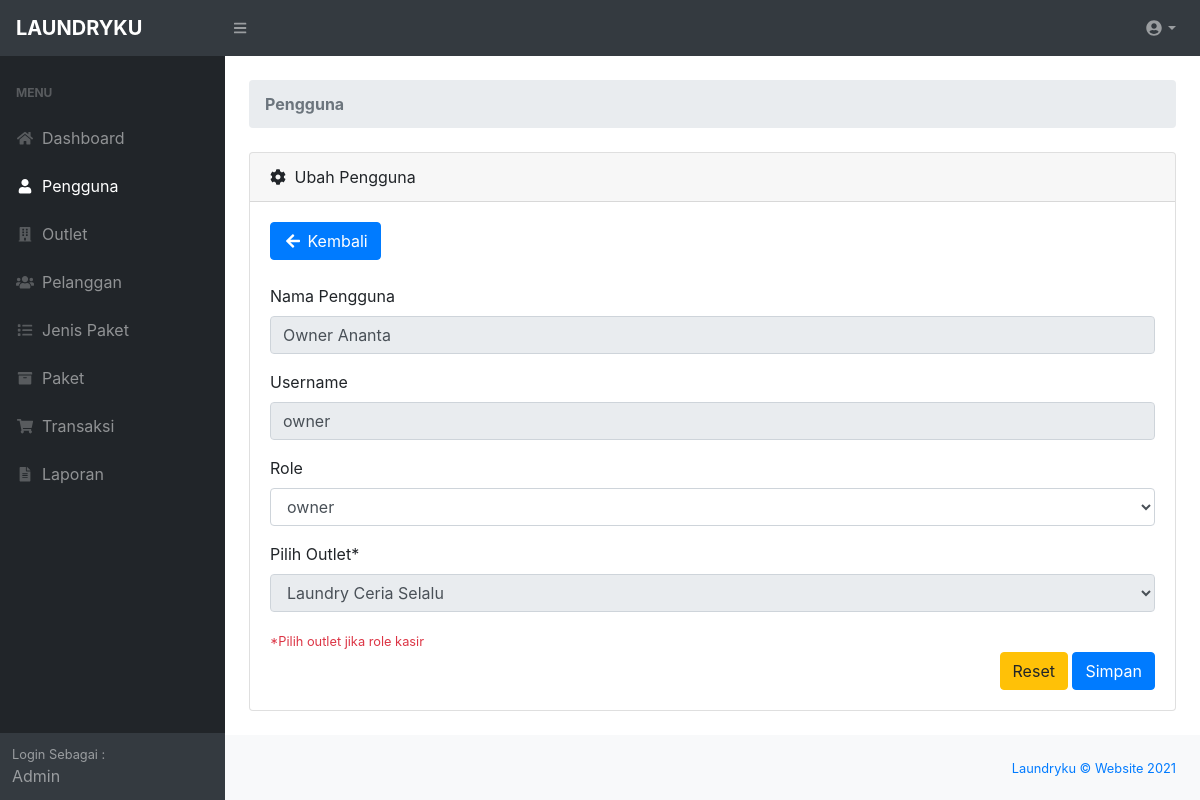
Screenshot of /admin/pengguna_ubah.php?id=5 (signed in) with the database file from the repository.
### tables this page shows
CREATE TABLE `tb_user` (
  `id_user` int(11) NOT NULL,
  `nama_user` varchar(100) NOT NULL,
  `username` varchar(32) NOT NULL,
  `password` varchar(150) DEFAULT NULL,
  `role` enum('admin','kasir','owner') NOT NULL,
  `id_outlet` int(11) DEFAULT NULL
);

### admin/functions.php (called while the page is built, shortened)
<?php
function ambildata($conn,$query){
    $data = mysqli_query($conn,$query);
    if (mysqli_num_rows($data) > 0) {
        while($row = mysqli_fetch_assoc($data)){
        $hasil[] = $row;
    }
    return $hasil;
    }
}
function ambilsatubaris($conn,$query){
    $db = mysqli_query($conn,$query);
    return mysqli_fetch_assoc($db);
}
?>

### admin/pengguna_ubah.php (the view, shortened to what this page needs)
<?php
require 'functions.php';
$role = ['admin','owner','kasir'];
$id_user = $_GET['id'];
$queryedit = "SELECT * FROM tb_user WHERE id_user = '$id_user'";
$edit = ambilsatubaris($conn,$queryedit);
$query = 'SELECT * FROM tb_outlet';
$data = ambildata($conn,$query);
require 'layout_header.php';
?>
<div id="layoutSidenav_content">
    <main>
        <div class="container-fluid">
            <ol class="breadcrumb mb-4">
                <li class="breadcrumb-item active"><b>Pengguna</b></li>
            </ol>
            <div class="card mb-4">
                <div class="card-header">
                    <i class="fas fa-cog mr-1"></i>
                    Ubah Pengguna
                </div>
                <div class="card-body">
                    <div class="col-m-6">
                        <a href="index_pengguna.php" onclick="window.history.back();"
                            class="btn btn-primary box-title"><i class="fa fa-arrow-left fa-fw"></i> Kembali</a>
                    </div>
                    <br>
                    <div class="row">
                        <div class="col-md-12 col-lg-12 col-sm-12 col-xs-12">
                            <div class="white-box">
                                <form method="post" action="">
                                    <div class="form-group">
                                        <label>Nama Pengguna</label>
                                        <input type="text" name="nama_user" class="form-control"
                                            value="<?= $edit['nama_user'] ?>" readonly>
                                    </div>
                                    <div class=" form-group">
                                        <label>Username</label>
                                        <input type="text" name="username" class="form-control"
                                            value="<?= $edit['username'] ?>" readonly>
                                    </div>
                                    <div class="form-group">
                                        <label>Role</label>
                                        <select id="role" name="role" class="form-control">
                                            <?php foreach ($role as $key): ?>
                                            <?php if ($key == $edit['role']): ?>
                                            <option value="<?= $key ?>" selected><?= $key ?></option>
                                            <?php endif ?>
                                            <?php endforeach ?>
                                        </select>
                                    </div>
                                    <div class="form-group">
                                        <label>Pilih Outlet*</label>
                                        <select id="outlet_id" name="id_outlet" class="form-control">
                                            <?php foreach ($data as $outlet) : ?>
                                            <?php if ($outlet['id_outlet'] == $edit['id_outlet']) : ?>
                                            <option value="<?= $outlet['id_outlet'] ?>" selected>
                                                <?= $outlet['nama_outlet']; ?></option>
                                            <?php endif ?>
                                            <?php endforeach ?>
                                        </select>
                                    </div>
                                    <small class="text-danger">*Pilih outlet jika role kasir</small>
                                    <div class="text-right">
                                        <button type="reset" class="btn btn-warning">Reset</button>
                                        <button type="submit" name="btn-simpan" class="btn btn-primary">Simpan</button>
                                    </div>
                                </form>
                            </div>
                        </div>
                    </div>
                </div>
    </main>
    <?php
require'layout_footer.php';
?>

### rows the page displays
tb_user: nama_user "Owner Ananta", username "owner", role "owner"

### other values shown
form field id_outlet "Laundry Ceria Selalu"
